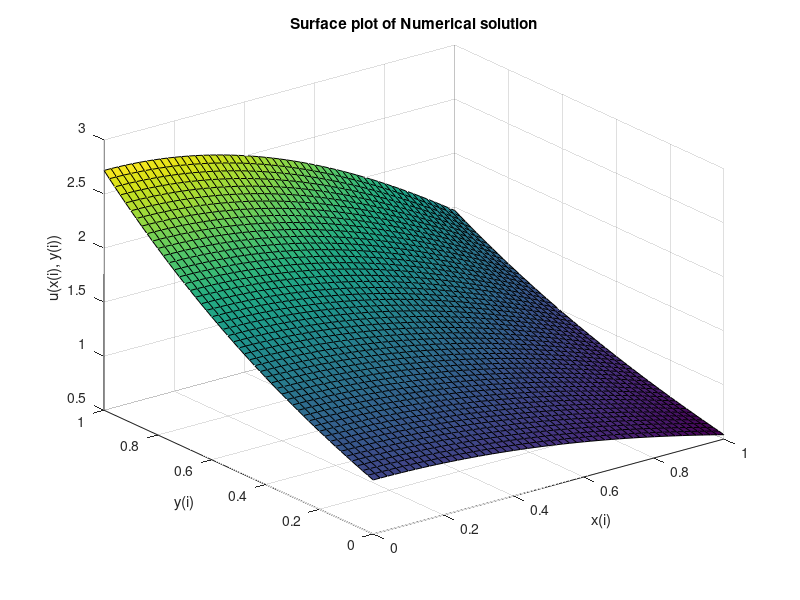
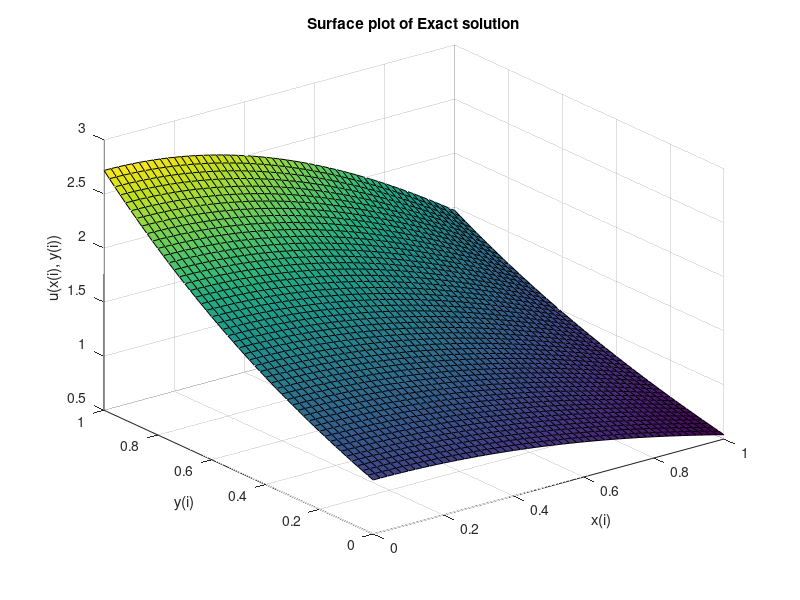
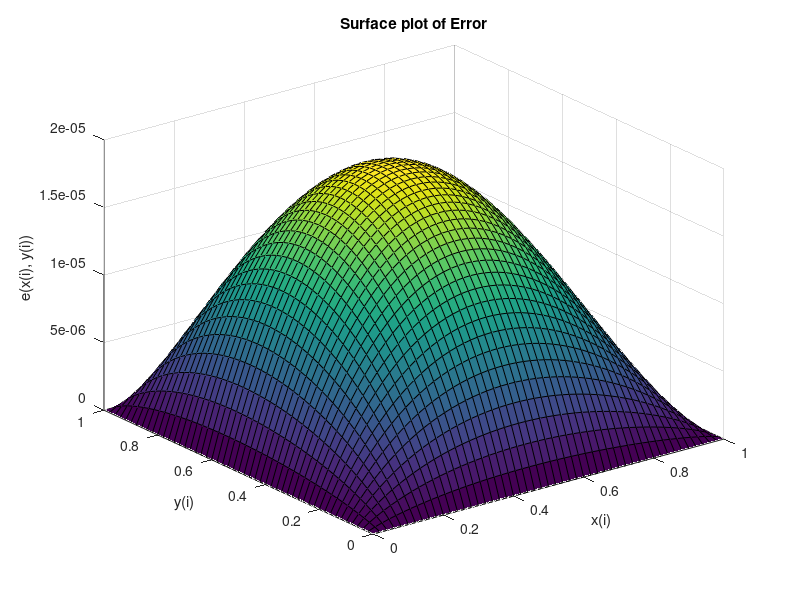
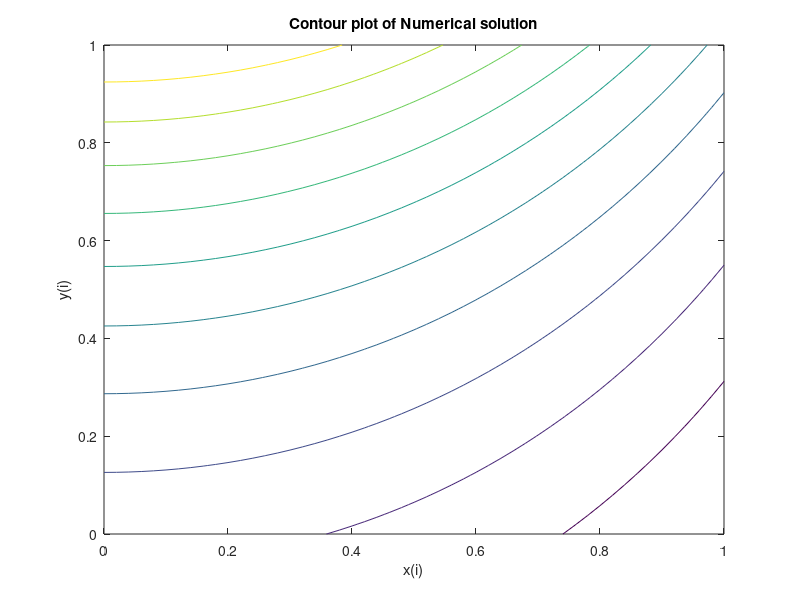

MATLAB code for these plots, in order:
clear all;
clc;
clf;

h = 0.02;
xa = 0;
xb = 1;
ya = 0;
yb = 1;
x = [xa:h:xb];
y = [ya:h:yb];
nx = (xb-xa)/h+1; %no of nodal points in x-axis
ny = (yb-ya)/h+1;
n = nx*ny;


%Part d
exact_sol = @(x,y) (exp(x).*cos(y));
f = @(x,y) exp(x).*(2*cos(y) - sin(y));
bc_ya = @(x) (exp(x));
bc_yb = @(x) (exp(x)*cos(1));
bc_xa = @(y) (cos(y)); 
bc_xb = @(y) (exp(1)*cos(y));


k = 1;
for i=2:nx-1
    for j=2:ny-1
    cur=i + (j-1)*nx;
    %A(cur,cur)=-4;
    first_index(k) = cur;
    second_index(k) = cur;
    s(k) = h^2 - 2*h - 4;
    k = k + 1;
    r(cur, 1) = (h^2)*f(x(i), y(j));
    %A(cur,cur-1)=1;
    first_index(k) = cur;
    second_index(k) = cur - 1;
    s(k) = 1;
    k = k + 1;
    %A(cur,cur+1)=1;
    first_index(k) = cur;
    second_index(k) = cur + 1;
    s(k) = 1 + h;
    k = k + 1;
    %A(cur,cur-nx)=1;
    first_index(k) = cur;
    second_index(k) = cur - nx;
    s(k) = 1;
    k = k + 1;
    %A(cur,cur+nx)=1;
    first_index(k) = cur;
    second_index(k) = cur + nx;
    s(k) = 1 + h;
    k = k + 1;
    end
end

%x=0 bc
for j = 1:ny
  cur=1+(j-1)*nx;
  %A(cur,cur)=1;
  first_index(k) = cur;
  second_index(k) = cur;
  s(k) = 1;
  k = k + 1;
  r(cur,1)=bc_xa(y(j));
end

%x=1 bc
for j = 1:ny
  cur=nx+(j-1)*nx;
  %A(cur,cur)=1;
  first_index(k) = cur;
  second_index(k) = cur;
  s(k) = 1;
  k = k + 1;
  r(cur,1)=bc_xb(y(j));
end

%y=0 bc
for i = 2:nx-1
  cur = i;
  %A(cur,cur)=1;
  first_index(k) = cur;
  second_index(k) = cur;
  s(k) = 1;
  k = k + 1;
  r(cur,1) = bc_ya(x(i));
end

%y=1 bc
for i = 2:nx-1
  cur=i+(ny-1)*nx;
  %A(cur,cur)=1;
  first_index(k) = cur;
  second_index(k) = cur;
  s(k) = 1;
  k = k + 1;
  r(cur,1)=bc_yb(x(i));
end

S = sparse(first_index, second_index, s, n, n);
A = full(S);
ans = S\r;


for i=1:nx
    for j=1:ny
    cur = i + (j-1)*nx;
    u(i,j) = ans(cur);
    exact(i,j)=exact_sol(x(i),y(j));
    err(i,j) = abs(u(i,j) - exact(i,j));
    end
end


figure(1);
[X,Y]=meshgrid(x,y);
surf(X,Y,u);
title('Surface plot of Numerical solution');
xlabel('x(i)');
ylabel('y(i)');
zlabel('u(x(i), y(i))');
figure(2);
surf(X,Y,exact);
title('Surface plot of Exact solution');
xlabel('x(i)');
ylabel('y(i)');
zlabel('u(x(i), y(i))');
figure(3);
surf(X,Y,err);
title('Surface plot of Error');
xlabel('x(i)');
ylabel('y(i)');
zlabel('e(x(i), y(i))');
figure(4);
contour(X,Y,u);
title('Contour plot of Numerical solution');
xlabel('x(i)');
ylabel('y(i)');
zlabel('u(x(i), y(i))');
figure(5);
contour(X,Y,exact);
title('Contour plot of Exact solution');
xlabel('x(i)');
ylabel('y(i)');
zlabel('u(x(i), y(i))');